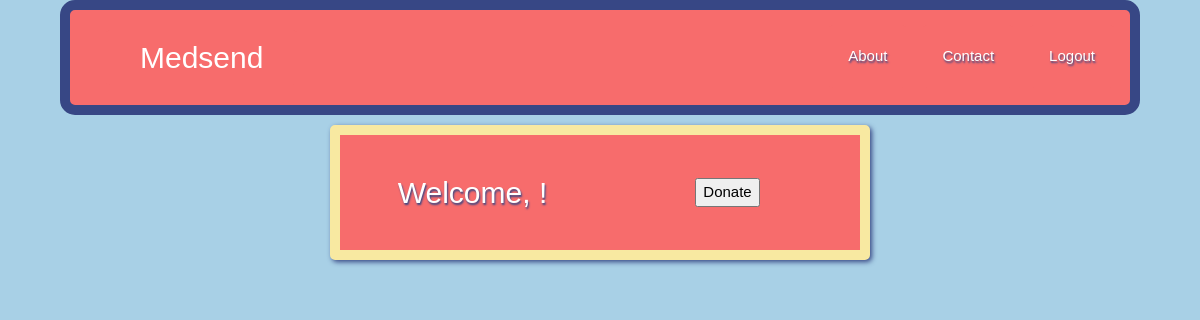
/donor/3, run on an earlier commit of the app's database.
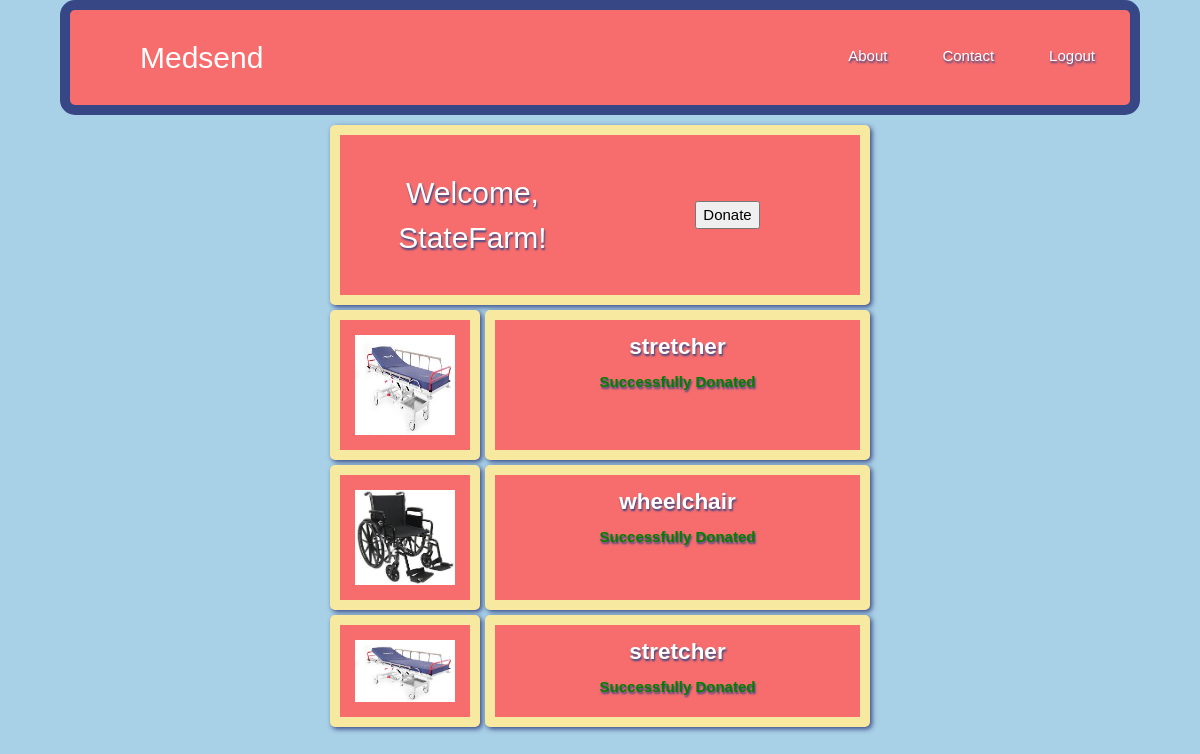
And on a later commit of the database.
### tables this page shows
CREATE TABLE users
               (id int,
                username text,
                password text,
                type text);

CREATE TABLE donations
               (userid int,
                item_type text,
                image text,
                date_donated text,
                date_distributed text);

### app.py (the view)
@app.route('/donor/<userid>')
def donor(userid):
  conn = sqlite3.connect(db_path)
  c = conn.cursor()
  orders = c.execute("SELECT * from donations where userid == "+userid+"")
  data = c.fetchall()
  donations = donations_dict_arr(data)
  title = "MedSend"
  orders = c.execute("SELECT * from users where id == "+userid+"")
  data = c.fetchall()
  username = ""
  for d in data:
    username = d[1]
  return render_template('donor.html', username=username,
		                                 title=title,
		                                 donations=donations)

### app.py (called while the page is built)
def donations_dict_arr(data):
  donations= []
  for d in data:
    item = dict()
    item['userid'] = d[0]
    item['item_type'] = d[1]
    item['image'] = d[2]
    item['date_donated'] = d[3]
    item['date_distributed'] = d[4]
    donations.append(item)
    print(donations)
  return donations

### templates/donor.html (shortened to what this page needs)
<!DOCTYPE html>
<html lang="en">
<head>
	<link rel="stylesheet" href="{{ url_for('static', filename='css/style.css') }}">
	<link rel="stylesheet" href="{{
  url_for('static', filename='css/donor.css') }}">
  <link rel="stylesheet" href="{{ url_for('static', filename='css/bootstrap-grid.css') }}">
  <link rel="stylesheet" href="{{ url_for('static', filename='css/w3.css') }}">
</head>
<body>
	<nav>
  	<ul>
    	<li class="logo"><a class="logo active" href="/">Medsend</a></li>
    	<li class="logout"><a href="/">Logout</a></li>
    	<li><a href="/contact">Contact</a></li>
    	<li><a href="/about">About</a></li>
  	</ul>
	</nav>
  <div id="welcome">
    <div id="welcome-grid">
      <div id="welcome-text">
        <p>Welcome, {{username}}!</p>
      </div>
      <div id="donate-button">
        <form method="get" action='/donate'>
          <input type="submit" value="Donate">
        </form>
      </div>
    </div>
  </div>
  <div id="gallery">
  	<div id="galleryGrid">
    	{% for donation in donations %}
    		<div class="galleryImage">
    			<img src="../{{donation.image}}" alt="{{donation.item_type}}" />
    		</div>
    		<div class="donationData">
          <div class="donationDataText">
    		    <p class="itemTypeText">{{donation.item_type}}</p>
	  			  {% if donation.date_distributed %}
						  <p class="statusText complete">
							 Successfully Donated
  				    </p>
	  			  {% else %}
	  			    <p class="statusText incomplete">
						    Awaiting a Recipient
	 				    </p>
	 				  {% endif %}
   			  </div>
        </div>
    	{% endfor %}
  	</div>
	</div>
</body>
</html>

### static/css/style.css (style rules this page uses)
body { background-color: #a8d0e6; width: 90%; margin: auto; }
nav { margin: auto; text-align: center; margin-bottom: 10px; }
.logo { border-radius: 5px; display: block; text-align: center; padding: 5px 35px; text-decoration: none; background-color: none; color: white; font-size: 30px; text-shadow: none; float:left; }
.logout { padding-right:15px; }
ul { list-style-type: none; width: 100%; margin: auto; padding: 0; padding-top: 15px; padding-bottom: 15px; overflow: hidden; box-sizing: border-box; border-radius: 15px; border: 10px solid #374785; background-color: #F76C6C; }
li { float: right; padding-left: 15px; }
li a { border-radius: 5px; display: block; color: white; text-shadow: 1px 2px 2px #374785; text-align: center; padding: 20px; text-decoration: none; background-color: #F76C6C; }

### static/css/donor.css (style rules this page uses)
html { text-align: center; color: white; }
body { display: inline-block; margin: 0px auto; text-align: center; }
#welcome { margin: auto; margin-bottom: 5px; padding: 5px; width: 50%; background-color: #F76C6C; text-shadow: 1px 2px 2px #374785; border: 10px solid #F8E9A1; border-radius: 5px; box-shadow: 2px 2px 5px #374785; background-color: #F76C6C; }
#welcome-grid { display: grid; grid-template-columns: 1fr 1fr; grid-template-rows: auto; grid-template-areas: "text button"; }
#welcome-text { grid-area: text; text-align: center; font-size: 2em; }
#donate-button { grid-area: button; margin: auto; vertical-align: middle; }
#gallery { grid-area: gallery; width: 50%; margin: auto; }
#galleryGrid { display: grid; grid-template-columns: 150px 1fr; grid-template-rows: 150px; grid-gap: 5px; font-weight: bold; text-align: center; margin: auto; }
.itemTypeText { font-size: 1.5em; text-align: center; margin-top: 5px; margin-bottom: 5px; }
.donationData { text-shadow: 1px 2px 2px #374785; text-align: center; vertical-align: middle; border: 10px solid #F8E9A1; border-radius: 5px; padding: 5px; box-shadow: 2px 2px 5px #374785; background-color: #F76C6C; }
.donationDataText { margin:auto; vertical-align: middle; justify-content: center; }
.statusText { text-align: center; margin: auto; }
#gallery img { width:100%; height:100%; float:right; grid-area: left; border: 10px solid #F8E9A1; border-radius: 5px; padding: 15px; box-shadow: 2px 2px 5px #374785; background-color: #F76C6C; }
.complete { margin: auto; margin-top: 2%; color: green; }

### static/css/w3.css (style rules this page uses)
html { box-sizing:border-box }
*,*:before,*:after { box-sizing:inherit }
html { -ms-text-size-adjust:100%;-webkit-text-size-adjust:100% }
body { margin:0 }
article,aside,details,figcaption,figure,footer,header,main,menu,nav,section,summary { display:block }
a { background-color:transparent;-webkit-text-decoration-skip:objects }
img { border-style:none }
button,input,select,textarea { font:inherit;margin:0 }
button,input { overflow:visible }
button,html [type=button],[type=reset],[type=submit] { -webkit-appearance:button }
html,body { font-family:Verdana,sans-serif;font-size:15px;line-height:1.5 }
html { overflow-x:hidden }
img { margin-bottom:-5px }
a { color:inherit }

What changed in the data, as far as the page shows it:
added users: username "StateFarm"
added donations: image (picture), item_type "stretcher", date_distributed "Successfully Donated"
added donations: image (picture), item_type "wheelchair", date_distributed "Successfully Donated"
added donations: image (picture), item_type "stretcher", date_distributed "Successfully Donated"
